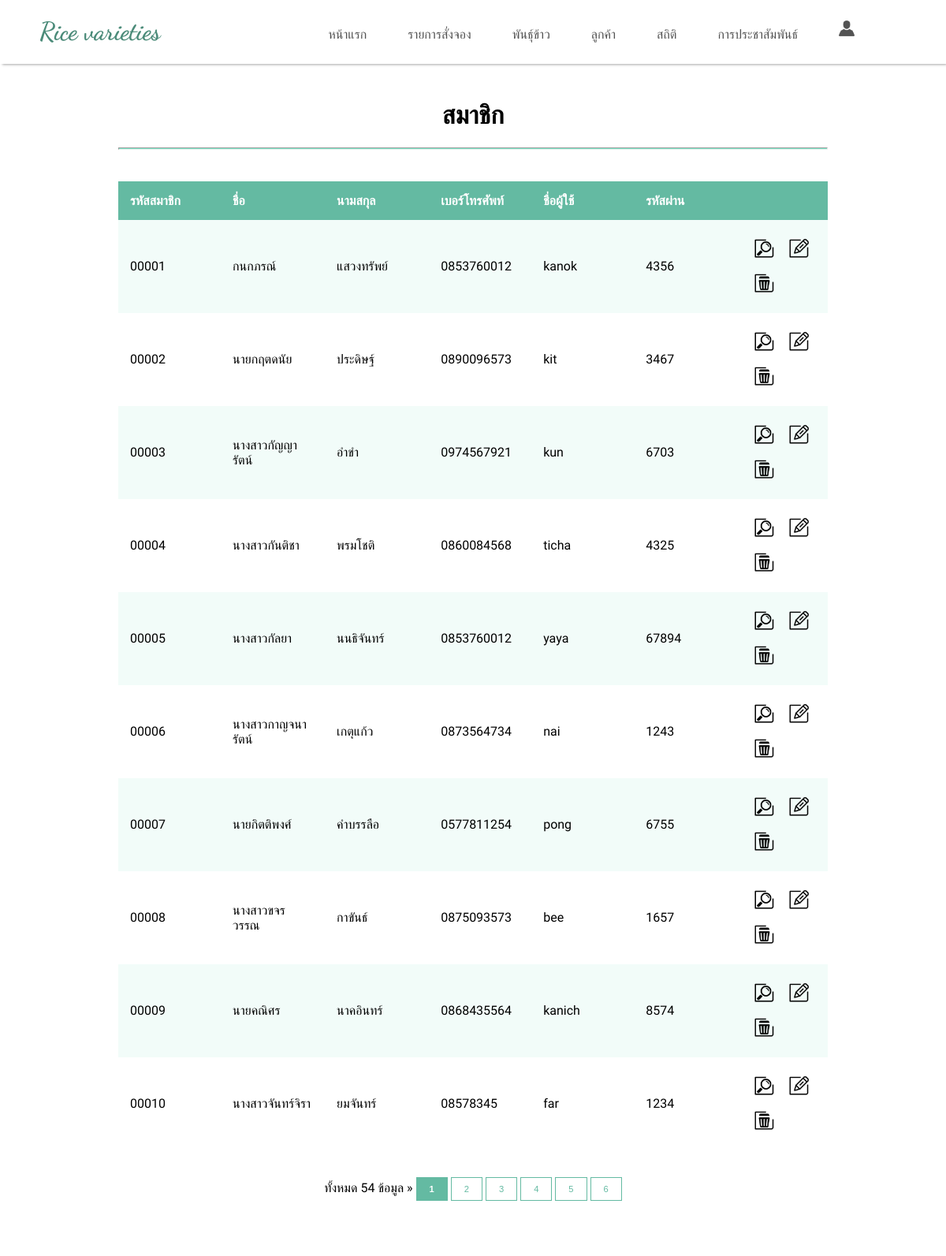
The page /admin/member/selectm.php on the database its author committed.
### tables this page shows
CREATE TABLE IF NOT EXISTS `member` (
  `memberid` int(5) unsigned zerofill NOT NULL AUTO_INCREMENT,
  `name` varchar(50) NOT NULL,
  `lastname` varchar(50) NOT NULL,
  `address` text NOT NULL,
  `subdistrict` varchar(100) NOT NULL,
  `district` varchar(100) NOT NULL,
  `phone` varchar(10) NOT NULL,
  `username` varchar(50) NOT NULL,
  `password` varchar(50) NOT NULL,
  PRIMARY KEY (`memberid`)
);

### admin/member/selectm.php (the view, shortened to what this page needs)
<?php
class Paginator{
	var $items_per_page;
	var $items_total;
	var $current_page;
	var $mid_range;
	var $return;
	var $default_ipp;
	var $url_next;
	function Paginator()
	{
		$this->current_page = 1;
		$this->mid_range = 7;
		$this->items_per_page = $this->default_ipp;
		$this->url_next = $this->url_next;
	}
	function paginate()
	{
		if(!is_numeric($this->items_per_page) OR $this->items_per_page <= 0) $this->items_per_page = $this->default_ipp;
		$this->num_pages = ceil($this->items_total/$this->items_per_page);
		$prev_page = $this->current_page-1;
		$next_page = $this->current_page+1;
		if($this->num_pages > 10)
		{
			$this->return = ($this->current_page != 1 And $this->items_total >= 10) ? "<a class=\"paginate\" href=\"".$this->url_next.$this->$prev_page."\">&laquo; Previous</a> ":"<span class=\"inactive\" href=\"#\">&laquo; Previous</span> ";
			$this->start_range = $this->current_page - floor($this->mid_range/2);
			$this->end_range = $this->current_page + floor($this->mid_range/2);
			if($this->start_range <= 0)
			{
				$this->end_range += abs($this->start_range)+1;
				$this->start_range = 1;
			}
			if($this->end_range > $this->num_pages)
			{
				$this->start_range -= $this->end_range-$this->num_pages;
				$this->end_range = $this->num_pages;
			}
			$this->range = range($this->start_range,$this->end_range);
			for($i=1;$i<=$this->num_pages;$i++)
			{
				if($this->range[0] > 2 And $i == $this->range[0]) $this->return .= " ... ";
				if($i==1 Or $i==$this->num_pages Or in_array($i,$this->range))
				{
					$this->return .= ($i == $this->current_page And $_GET['Page'] != 'All') ? "<a title=\"Go to page $i of $this->num_pages\" class=\"current\" href=\"#\">$i</a> ":"<a class=\"paginate\" title=\"Go to page $i of $this->num_pages\" href=\"".$this->url_next.$i."\">$i</a> ";
				}
				if($this->range[$this->mid_range-1] < $this->num_pages-1 And $i == $this->range[$this->mid_range-1]) $this->return .= " ... ";
			}
			$this->return .= (($this->current_page != $this->num_pages And $this->items_total >= 10) And ($_GET['Page'] != 'All')) ? "<a class=\"paginate\" href=\"".$this->url_next.$next_page."\">Next &raquo;</a>\n":"<span class=\"inactive\" href=\"#\">&raquo; Next</span>\n";
		}
		else
		{
			for($i=1;$i<=$this->num_pages;$i++)
			{
				$this->return .= ($i == $this->current_page) ? "<a class=\"current\" href=\"#\">$i</a> ":"<a class=\"paginate\" href=\"".$this->url_next.$i."\">$i</a> ";
			}
		}
	}
	function display_pages()
	{
		return $this->return;
	}
}
?>
<!DOCTYPE html>
<html>
<head>
</head>
<?php
	$strSQL = "SELECT * FROM member ";
$objQuery = mysql_query($strSQL) or die ("Error Query [".$strSQL."]");
$Num_Rows = mysql_num_rows($objQuery);
$Per_Page = 10;
$Page = $_GET["Page"];
if(!$_GET["Page"])
{
	$Page=1;
}
$Page_Start = (($Per_Page*$Page)-$Per_Page);
$strSQL .="order by memberid ASC LIMIT $Page_Start , $Per_Page";
$objQuery  = mysql_query($strSQL);
?>
<body class="body1">
<?php include'../header.php'; ?>
<div class="div1">
<center>
<h1>สมาชิก</h1>
</center>
<hr class="line">
<table width="125%">
  <tr>
    <th width="2%">รหัสสมาชิก</th>
    <th width="15%">ชื่อ</th>
    <th width="15%">นามสกุล</th>
    <th width="14%">เบอร์โทรศัพท์</th>
    <th width="14%">ชื่อผู้ใช้</th>
    <th width="14%">รหัสผ่าน</th>
     <th width="20%"></th>
  </tr>
   <?php
  while($objResult = mysql_fetch_array($objQuery))
  {
  ?>
  <tr>
    <td><div class="div2"><?php echo $objResult["memberid"];?></div></td>
    <td><div class="div2"><?php echo $objResult["name"];?></div></td>
    <td><div class="div2"><?php echo $objResult["lastname"];?></div></td>
    <td><div class="div2"><?php echo $objResult["phone"];?></div></td>
    <td><div class="div2"><?php echo $objResult["username"];?></div></td>
    <td><div class="div2"><?php echo $objResult["password"];?></div></td>
    <td>
    <a href="viewm.php?memberid=<?php echo $objResult["memberid"];?>">
    <img src="img/view.png" width="40" height="40"
    onmouseover="this.src='img/view1.png'"
    onmouseout="this.src='img/view.png'" /></a>
    <a href="editm.php?memberid=<?php echo $objResult["memberid"];?>">
    <img src = "img/edit.png" width="40" height="40"
    onmouseover="this.src='img/edit1.png'"
    onmouseout="this.src='img/edit.png'" /></a>
    <a href="delete.php?memberid=<?php echo $objResult["memberid"];?>" title="delete"
    onClick="if(confirm('ยืนยันการลบ')) return true; else return false;">
    <img src = "img/delete.png" width="40" height="40"
    onmouseover="this.src='img/delete1.png'"
    onmouseout="this.src='img/delete.png'" /></a>
    </td>
  </tr>
  <?php
  }
  ?>
</table>
<center>
<br>
<br>
ทั้งหมด <?php echo $Num_Rows;?> ข้อมูล &raquo;
<?php
$pages = new Paginator;
$pages->items_total = $Num_Rows;
$pages->mid_range = 10;
$pages->current_page = $Page;
$pages->default_ipp = $Per_Page;
$pages->url_next = $_SERVER["PHP_SELF"]."?QueryString=value&Page=";
$pages->paginate();
echo $pages->display_pages()
?>
</center>
</div>
</body>
</html>

### admin/member/selectm.php (style rules this page uses)
.body1 { background: #FFF; margin: 0; }
table { border-collapse: collapse; width: 100%; }
th, td { text-align: left; padding: 15px; }
tr:nth-child(even) { background-color: #f2fcf9; }
th { background-color: #64baa2; color: white; }
tr { word-wrap:break-word; }
.div1 { margin-top: 5px; margin-left: 100px; margin-right: 100px; margin-bottom: 100px; background: #FFF; padding-left: 50px; padding-right: 50px; padding-bottom: 50px; padding-top: 20px; font-family: 'Athiti', sans-serif; }
.div2 { width: 100px; overflow: hidden; }
.line { margin-bottom: 40px; color: #7ee9cb; background-color: #7ee9cb; height: 1px; }
.paginate { font-family: Arial, Helvetica, sans-serif; font-size: .7em; }
a.paginate { border: 1px solid #64baa2; padding: 8px 16px; text-decoration: none; color: #64baa2; }
a.current { border: 1px solid #64baa2; font: bold .7em Arial,Helvetica,sans-serif; padding: 8px 16px; cursor: default; background:#64baa2; color: #FFF; text-decoration: none; }

### rows shown on the page
member: memberid "00001", name "กนกภรณ์", lastname "แสวงทรัพย์", phone "0853760012", username "kanok", password "4356"
member: memberid "00002", name "นายกฤตดนัย", lastname "ประดิษฐ์", phone "0890096573", username "kit", password "3467"
member: memberid "00003", name "นางสาวกัญญารัตน์", lastname "อำขำ", phone "0974567921", username "kun", password "6703"
member: memberid "00004", name "นางสาวกันติชา", lastname "พรมโชติ", phone "0860084568", username "ืticha", password "4325"
member: memberid "00005", name "นางสาวกัลยา", lastname "นนธิจันทร์", phone "0853760012", username "yaya", password "67894"
member: memberid "00006", name "นางสาวกาญจนารัตน์", lastname "เกตุแก้ว", phone "0873564734", username "nai", password "1243"
member: memberid "00007", name "นายกิตติพงศ์", lastname "คำบรรลือ", phone "0577811254", username "pong", password "6755"
member: memberid "00008", name "นางสาวขจรวรรณ", lastname "กาขันธ์", phone "0875093573", username "bee", password "1657"
member: memberid "00009", name "นายคณิศร", lastname "นาคอินทร์", phone "0868435564", username "kanich", password "8574"
member: memberid "00010", name "นางสาวจันทร์จิรา", lastname "ยมจันทร์", phone "08578345", username "far", password "1234"

### other values the page prints
$Num_Rows "54"
